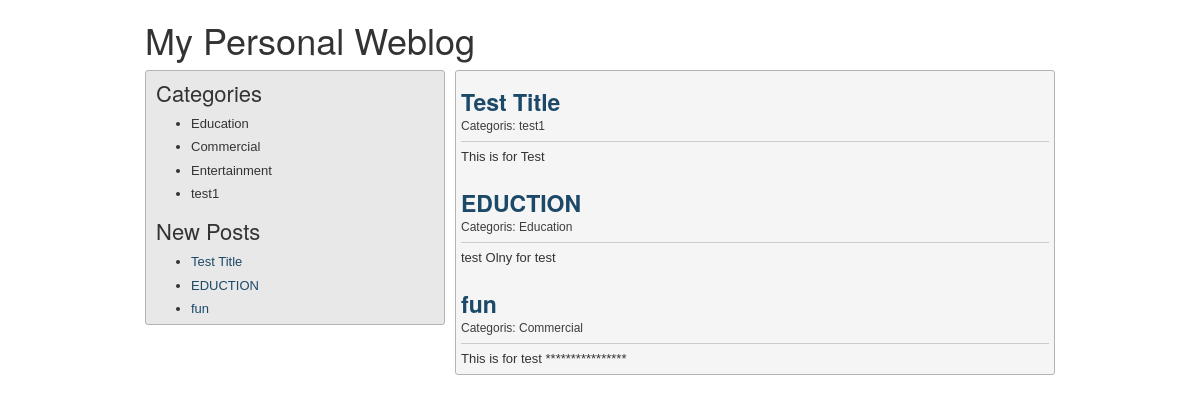
The page / on the database its author committed.
### tables this page shows
CREATE TABLE IF NOT EXISTS `posts` (
  `id` int(11) NOT NULL,
  `post_title` text NOT NULL,
  `post_text` varchar(100) NOT NULL,
  `post_cat` int(11) NOT NULL
);

CREATE TABLE IF NOT EXISTS `cats` (
  `id` int(11) NOT NULL,
  `cat_name` varchar(50) NOT NULL
);

### index.php (the view, shortened to what this page needs)
<?php
global $db;
?>
<!doctype html>
<html lang="en">
<head>
    <link rel="stylesheet" href="https://maxcdn.bootstrapcdn.com/bootstrap/3.3.7/css/bootstrap.min.css">
    <link rel="stylesheet" href="styles.css" type="text/css">
</head>
<body>
<section id="text">
<div id="container">
    <h1><?php echo constant('MY_BLOG_NAME') ?></h1>
    <div class="content">
        <?php
        $get_posts = mysqli_query($db, "SELECT * FROM posts ORDER BY id DESC");
        while ($row = mysqli_fetch_assoc($get_posts)) {
            ?>
            <div class="post">
                <div class="post-title"><a href="post.php?post-id=<?php echo $row['id'] ?>"><?php echo $row['post_title'] ?></a></div>
                <div class="post-cat">Categoris: <?php
                    $post_cat = $row['post_cat'];
                    $get_cat_name = mysqli_query($db, "SELECT * FROM cats WHERE id=$post_cat");
                    $get_name = mysqli_fetch_assoc($get_cat_name);
                    echo $get_name['cat_name'];
                    ?></div>
                <div class="post-text"><?php echo $row['post_text'] ?></div>
            </div>
            <?php
        }
        ?>
    </div>
    <div class="sidebar">
        <h3>Categories</h3>
        <ul>
            <?php
            $get_cats = mysqli_query($db, "SELECT * FROM cats");
            while ($row = mysqli_fetch_assoc($get_cats)) {
                ?>
                <li><?php echo $row['cat_name'] ?></li>
                <?php
            }
            ?>
        </ul>
        <h3>New Posts</h3>
        <ul>
            <?php
            $get_three_posts = mysqli_query($db, "SELECT * FROM posts ORDER BY id DESC LIMIT 3");
            while ($row = mysqli_fetch_assoc($get_three_posts)) {
                ?>
                <li><a href="post.php?post-id=<?php echo $row['id'] ?>"><?php echo $row['post_title'] ?></a></li>
                <?php
            }
            ?>
        </ul>
    </div
</body>
</html>

### styles.css (style rules this page uses)
body { direction: ltr; }
#container { width: 910px; margin: 0 auto; }
.content { width: 600px; background-color: red; padding: 0; margin: 0 0 10px 0; float: right; background-color: #f5f5f5;; border: 1px solid #b3b3b3; border-radius: 3px; }
.sidebar { width: 300px; background-color: green; padding: 0; margin: 0; float: left; background-color: #e8e8e8; border: 1px solid #b3b3b3; border-radius: 3px; }
.sidebar a { color: #1c4968; text-decoration: none; }
.sidebar h3 { padding: 10px 10px 0 10px; margin: 0; font-size: 22px; }
.sidebar ul { margin: 5px; }
.sidebar ul li { font-family:Arial; font-size:13px; padding-top:5px; }
.post { padding: 5px; }
.post a { color: #1c4968; text-decoration: none; }
.post .post-title { font-size: 23px; font-weight: bold; padding-top: 10px; }
.post .post-cat { font-family: Arial; font-size: 12px; color: #3d3d3d; padding-bottom: 5px; border-bottom: 1px solid #ccc; }
.post .post-text { padding-top: 5px; font-family: Arial; font-size: 13px; line-height: 20px; text-align: justify; }

### rows shown on the page
posts: post_title "Test Title", cats.cat_name "test1", post_text "This is for Test"
posts: post_title "EDUCTION", cats.cat_name "Education", post_text "test Olny for test"
posts: post_title "fun", cats.cat_name "Commercial", post_text "This is for test ****************"
cats: cat_name "Education"
cats: cat_name "Commercial"
cats: cat_name "Entertainment"
cats: cat_name "test1"

### other values the page prints
constant('MY_BLOG_NAME') "My Personal Weblog"
